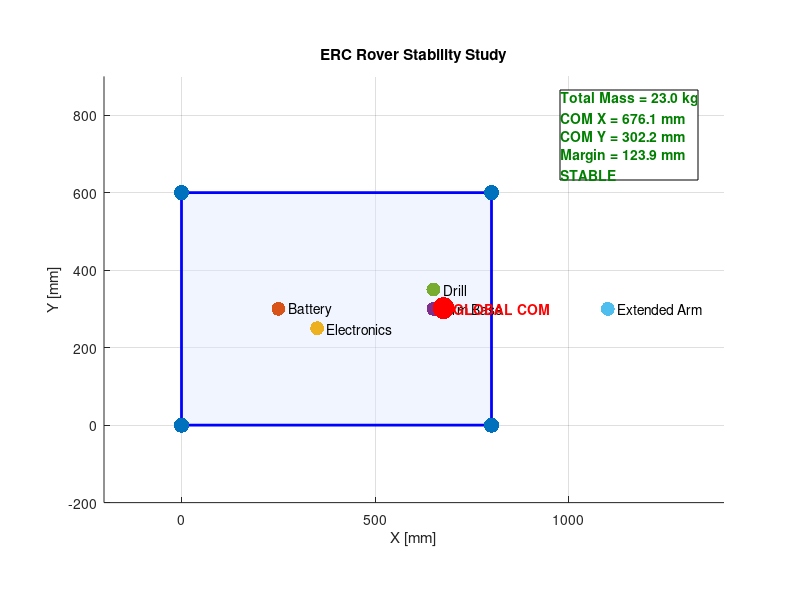

Here is the MATLAB script that generated this plot:
clc;
clear;
close all;

%% ==========================================
% WHEEL POSITIONS [mm]
% ===========================================

wheelPos = [
    0   0;
    0   600;
    800 600;
    800 0
];

%% ==========================================
% COMPONENTS
%
% Format:
% [Mass(kg)  X(mm)  Y(mm)]
% ===========================================

components = [
    6   250   300;     % Battery
    2   350   250;     % Electronics
    4   650   300;     % Arm Base
    3   650   350;     % Drill
    8   1100  300      % Extended Arm COM
];

componentNames = {
    'Battery'
    'Electronics'
    'Arm Base'
    'Drill'
    'Extended Arm'
};

%% ==========================================
% GLOBAL CENTER OF MASS
% ===========================================

m = components(:,1);
x = components(:,2);
y = components(:,3);

totalMass = sum(m);

xCOM = sum(m.*x)/totalMass;
yCOM = sum(m.*y)/totalMass;

%% ==========================================
% SUPPORT POLYGON
% ===========================================

K = convhull(wheelPos(:,1),wheelPos(:,2));

%% ==========================================
% STABILITY CHECK
% ===========================================

inside = inpolygon( ...
    xCOM,...
    yCOM,...
    wheelPos(K,1),...
    wheelPos(K,2));

%% ==========================================
% STABILITY MARGIN
% ===========================================

supportPoly = wheelPos(K,:);

nEdges = size(supportPoly,1)-1;

distances = zeros(nEdges,1);

for i=1:nEdges

    p1 = supportPoly(i,:);
    p2 = supportPoly(i+1,:);

    edgeVec = p2-p1;
    pointVec = [xCOM yCOM]-p1;

    distances(i) = abs(det([edgeVec; pointVec])) ...
        / norm(edgeVec);

end

margin = min(distances);

%% ==========================================
% PLOT
% ===========================================

figure('Color','w');
hold on;
grid on;
axis equal;

title('ERC Rover Stability Study')
xlabel('X [mm]')
ylabel('Y [mm]')

%% Support Polygon

fill( ...
    supportPoly(:,1),...
    supportPoly(:,2),...
    [0.85 0.9 1],...
    'FaceAlpha',0.4,...
    'EdgeColor','b',...
    'LineWidth',2);

%% Wheels

scatter( ...
    wheelPos(:,1),...
    wheelPos(:,2),...
    120,...
    'filled',...
    'k');

%% Components

for i=1:size(components,1)

    scatter(...
        x(i),...
        y(i),...
        100,...
        'filled');

    text(...
        x(i)+25,...
        y(i),...
        componentNames{i});

end

%% Global COM

scatter( ...
    xCOM,...
    yCOM,...
    250,...
    'r',...
    'filled');

text( ...
    xCOM+25,...
    yCOM,...
    'GLOBAL COM',...
    'Color','r',...
    'FontWeight','bold');

%% Results

if inside
    status = 'STABLE';
    statusColor = [0 0.5 0];
else
    status = 'UNSTABLE';
    statusColor = [0.8 0 0];
end

xlim([-200 max([wheelPos(:,1);x])+300])
ylim([-200 max([wheelPos(:,2);y])+300])

annotation( ...
    'textbox',...
    [0.70 0.70 0.25 0.20],...
    'String',...
    sprintf([ ...
    'Total Mass = %.1f kg\n' ...
    'COM X = %.1f mm\n' ...
    'COM Y = %.1f mm\n' ...
    'Margin = %.1f mm\n' ...
    '%s'],...
    totalMass,...
    xCOM,...
    yCOM,...
    margin,...
    status),...
    'FitBoxToText','on',...
    'BackgroundColor','white',...
    'Color',statusColor,...
    'FontSize',10,...
    'FontWeight','bold');

%% Command Window Output

fprintf('\n');
fprintf('===============================\n');
fprintf('ERC STABILITY ANALYSIS\n');
fprintf('===============================\n');

fprintf('Total Mass      : %.2f kg\n',totalMass);
fprintf('COM X           : %.2f mm\n',xCOM);
fprintf('COM Y           : %.2f mm\n',yCOM);

fprintf('Stability Margin: %.2f mm\n',margin);

if inside
    fprintf('STATUS          : STABLE\n');
else
    fprintf('STATUS          : UNSTABLE\n');
end

fprintf('===============================\n');
